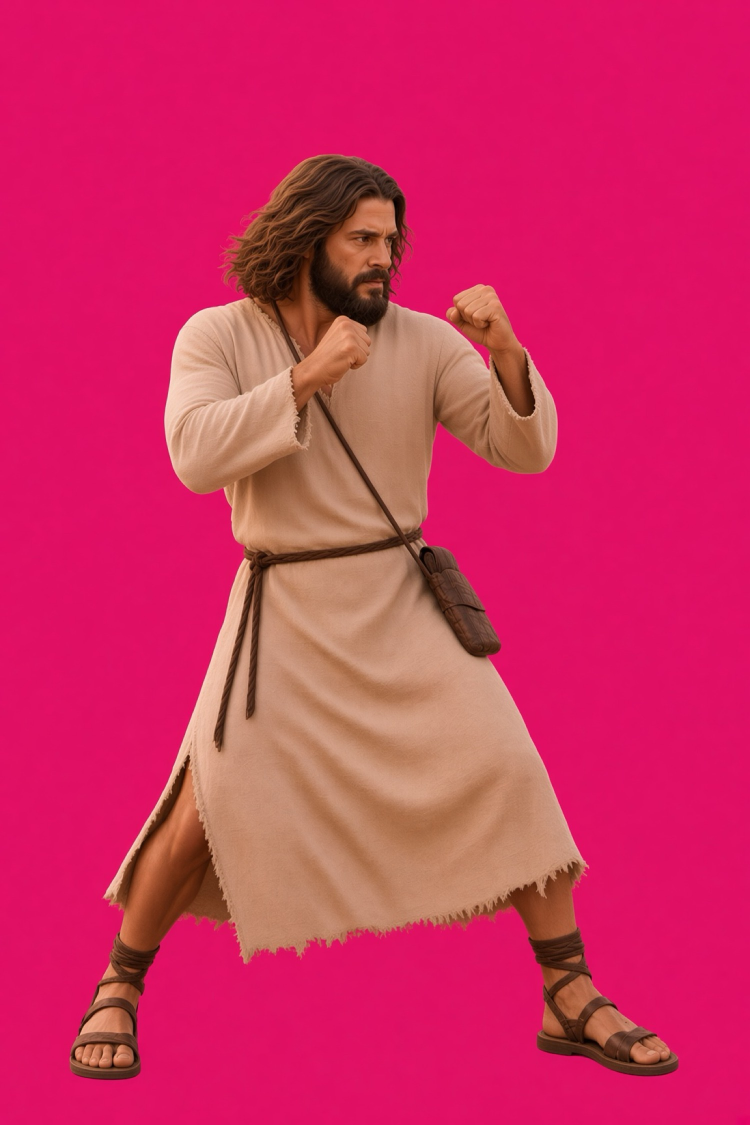
#> input picture attachments/IMG_4488.jpg, 1500 x 2250 px (shown at 1/2 size)
$ python process_fighter_sprite.py ../attachments/IMG_4488.jpg out.png 5
#> lines starting #> are read from the running program, lines starting #| are printed output that depends on the picture; after the words box and inside, x2 and y2 are one past the last pixel; in counts of white or black regions, pixels touching at a corner belong together
#> in main, raw is the input picture: PIL image 1500x2250 RGB; mean R, G, B 208.4, 45.1, 96.3
#!/usr/bin/env python3
"""Chroma-key a magenta JPEG and place feet on the 520x780 fighter canvas."""
from __future__ import annotations

import sys
from pathlib import Path

import numpy as np
from PIL import Image

CANVAS_W, CANVAS_H = 520, 780
FOOT_Y = 749
TARGET_H = 640
MAX_H = 732
KEY = np.array([230.0, 33.0, 165.0])


def chroma(im: Image.Image) -> np.ndarray:
    rgb = np.array(im.convert("RGB"), dtype=np.float32)
    r, g, b = rgb[:, :, 0], rgb[:, :, 1], rgb[:, :, 2]
    dist = np.linalg.norm(rgb - KEY, axis=2)
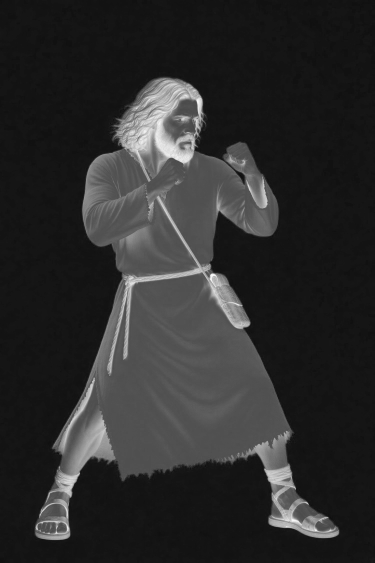
#> dist: shape (2250, 1500) float64 (shown at 1/4 size); min 49.25, max 284.5, mean 90.6; drawn with min black and max white
    hot = (r > 165) & (g < 120) & (b > 100) & (r > g + 40)
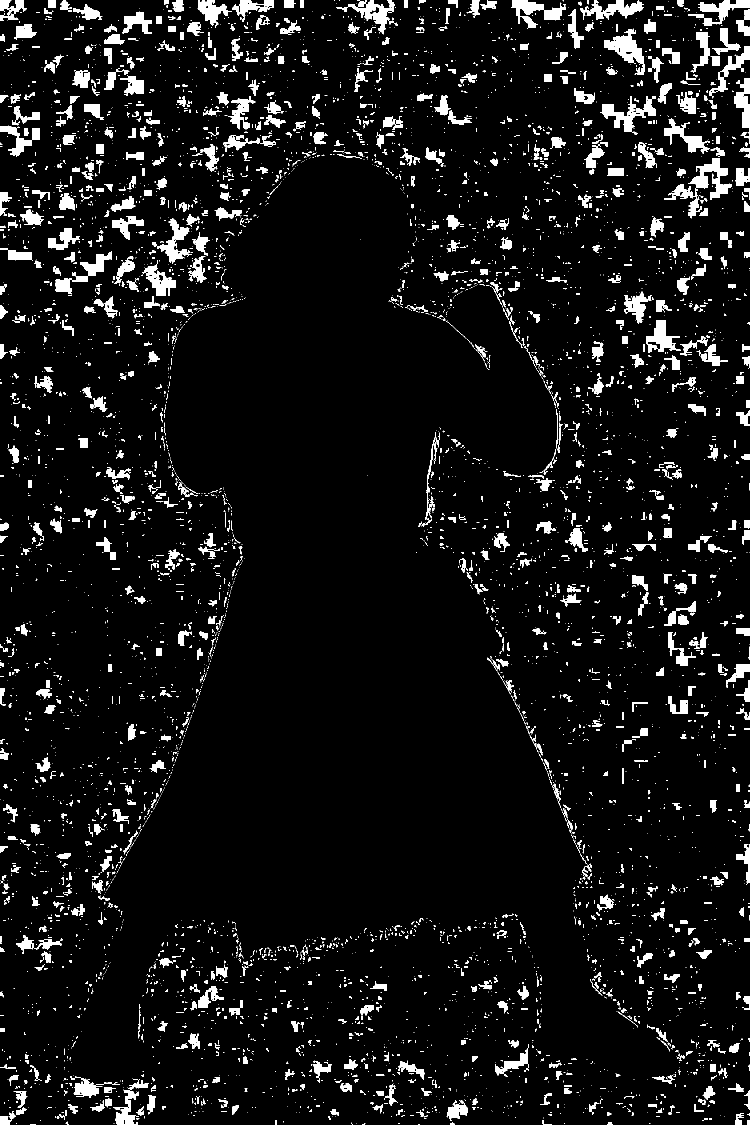
#> hot: shape (2250, 1500) bool (shown at 1/2 size); 7.2% white; 5991 white regions (4567 under 20 px), largest, box (x1, y1, x2, y2) and area: (1328, 316, 1464, 437) 4293, (1208, 57, 1290, 150) 2990, (1200, 192, 1312, 270) 2915
    ff = (r > 210) & (g < 50) & (b > 200)
#> ff: shape (2250, 1500) bool; every value is 0
    mag = dist < 72
#> mag: shape (2250, 1500) bool; 69.5% white; 579 black regions (552 under 20 px), largest, box (x1, y1, x2, y2) and area: (135, 303, 1360, 2164) 1025795, (1478, 2232, 1500, 2250) 163, (1146, 2119, 1170, 2128) 87
    a = np.where(mag | hot | ff, 0, 255).astype(np.uint8)
#> a: shape (2250, 1500); 30.4% white; 589 white regions (558 under 20 px), largest, box (x1, y1, x2, y2) and area: (135, 303, 1360, 2164) 1022532, (1478, 2232, 1500, 2250) 163, (856, 892, 868, 976) 149
    spill = (r > 155) & (g < 95) & (b > 95) & ((r - g) > 55)
#> spill: shape (2250, 1500) bool; 69.6% white; 436 black regions (402 under 20 px), largest, box (x1, y1, x2, y2) and area: (135, 303, 1360, 2163) 1024443, (467, 1890, 474, 1909) 59, (536, 362, 544, 372) 43
    a[spill] = 0
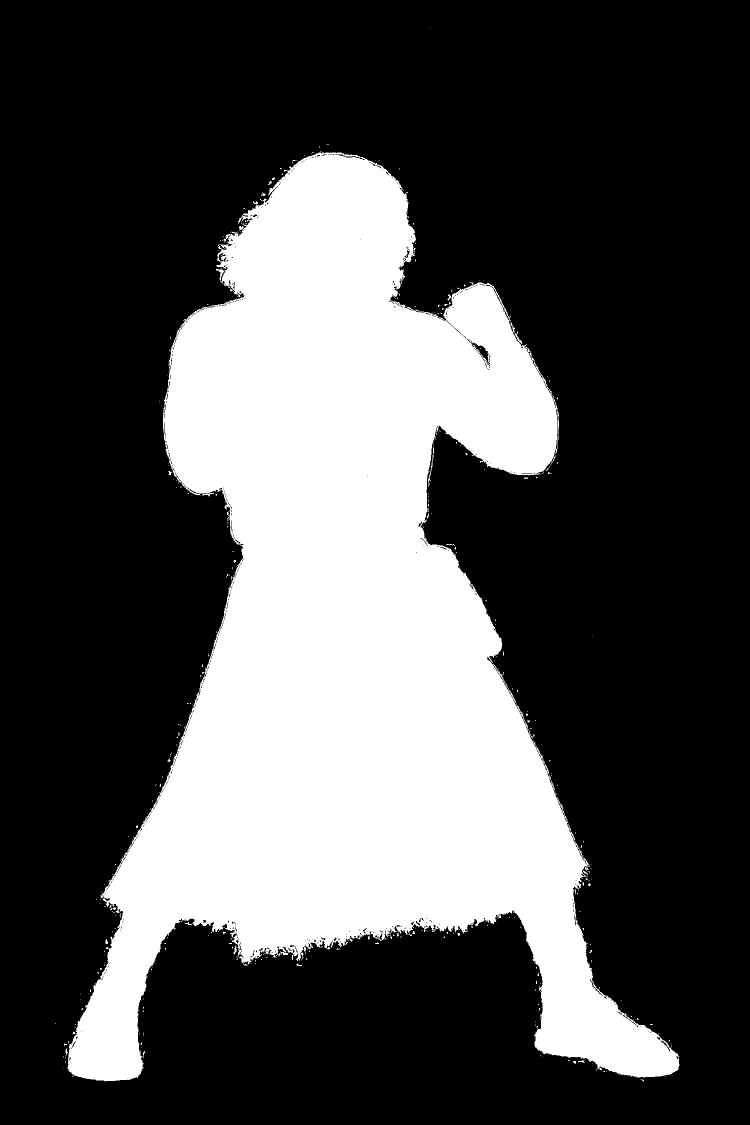
#> a: shape (2250, 1500) (shown at 1/2 size); 30.3% white; 472 white regions (441 under 20 px), largest, box (x1, y1, x2, y2) and area: (135, 303, 1360, 2163) 1020784, (856, 892, 868, 974) 141, (404, 986, 428, 993) 63
    # 1px contract to kill JPEG fringe
    padded = np.pad(a, 1, mode="edge")
#> padded: shape (2252, 1502); 30.3% white; 472 white regions (441 under 20 px), largest, box (x1, y1, x2, y2) and area: (136, 304, 1361, 2164) 1020784, (857, 893, 869, 975) 141, (405, 987, 429, 994) 63
    eroded = np.minimum.reduce([
        padded[1:-1, 1:-1],
        padded[:-2, 1:-1],
        padded[2:, 1:-1],
        padded[1:-1, :-2],
        padded[1:-1, 2:],
    ])
#> eroded: shape (2250, 1500); 29.8% white; 358 white regions (349 under 20 px), largest, box (x1, y1, x2, y2) and area: (136, 306, 1358, 2162) 1003074, (439, 540, 448, 552) 42, (449, 991, 460, 1013) 39
    a = np.minimum(a, eroded)
    out = np.dstack([rgb.astype(np.uint8), a])
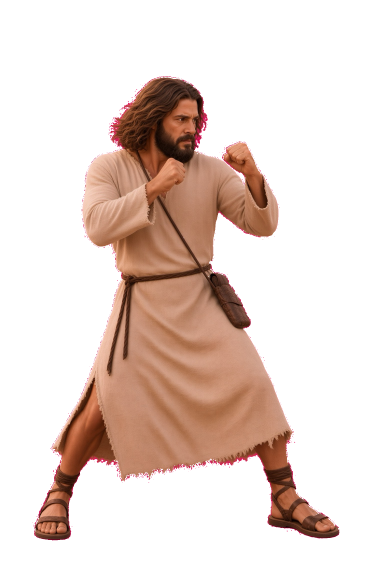
#> out: shape (2250, 1500, 4) (shown at 1/4 size); mean R, G, B, A 208.4, 45.1, 96.3, 75.9; transparent parts drawn white
    return out


def bbox(arr: np.ndarray, thr: int = 12):
    ys, xs = np.where(arr[:, :, 3] > thr)
    if len(xs) == 0:
        raise SystemExit("no opaque pixels")
    return int(xs.min()), int(ys.min()), int(xs.max()), int(ys.max())


def place(arr: np.ndarray, target_h: int) -> Image.Image:
#> called with target_h = 5
    x0, y0, x1, y1 = bbox(arr)
#> x0 = 129; y0 = 306; x1 = 1357; y1 = 2161
    crop = arr[y0 : y1 + 1, x0 : x1 + 1]
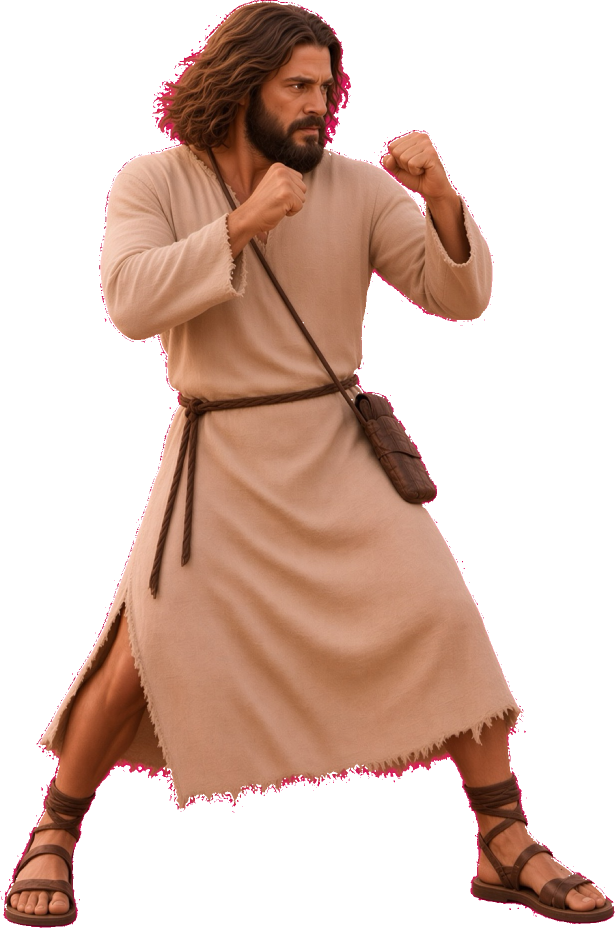
#> crop: shape (1856, 1229, 4) (shown at 1/2 size); mean R, G, B, A 200.5, 59.2, 94.7, 112.3; transparent parts drawn white
    h = crop.shape[0]
    scale = target_h / h
    if h * scale > MAX_H:
        scale = MAX_H / h
    nh = max(1, int(round(h * scale)))
    nw = max(1, int(round(crop.shape[1] * scale)))
    im = Image.fromarray(crop, "RGBA").resize((nw, nh), Image.Resampling.LANCZOS)
    pad = 28
    canvas_w = max(CANVAS_W, nw + pad * 2)
    canvas = Image.new("RGBA", (canvas_w, CANVAS_H), (0, 0, 0, 0))
#> canvas: PIL image 520x780 RGBA; every value is 0
    px = np.array(im)
    ys, xs = np.where(px[:, :, 3] > 12)
#> ys = [0, 0, 0, 1, 1, 1, 2, 2, 2, 3, 3, 3, 4, 4, 4]; xs = [0, 1, 2, 0, 1, 2, 0, 1, 2, 0, 1, 2, 0, 1, 2]
    foot_local = int(ys.max())
#> foot_local = 4
    cx = (int(xs.min()) + int(xs.max())) / 2
#> cx = 1
    dx = int(round(canvas_w / 2 - cx))
#> dx = 259
    dx = max(0, min(dx, canvas_w - nw))
    dy = FOOT_Y - foot_local
#> dy = 745
    canvas.alpha_composite(im, (dx, dy))
    return canvas


def main():
    src = Path(sys.argv[1])
    dst = Path(sys.argv[2])
    target_h = int(sys.argv[3]) if len(sys.argv) > 3 else TARGET_H
    raw = Image.open(src)
    arr = chroma(raw)
    out = place(arr, target_h)
    dst.parent.mkdir(parents=True, exist_ok=True)
    out.save(dst)
    a = np.array(out)
    ys, xs = np.where(a[:, :, 3] > 12)
#> ys = [745, 745, 745, 746, 746, 746, 747, 747, 747, 748, 748, 748, 749, 749, 749]; xs = [259, 260, 261, 259, 260, 261, 259, 260, 261, 259, 260, 261, 259, 260, 261]
    print(f"{dst.name} opaque={int((a[:,:,3]>12).sum())} bbox=({xs.min()},{ys.min()},{xs.max()},{ys.max()}) h={ys.max()-ys.min()} foot={ys.max()} canvas={out.size}")
#| out.png opaque=15 bbox=(259,745,261,749) h=4 foot=749 canvas=(520, 780)


if __name__ == "__main__":
    main()

$ run again, on attachments/421b0be1-2444-41c8-b203-001f15dfb25b.jpg
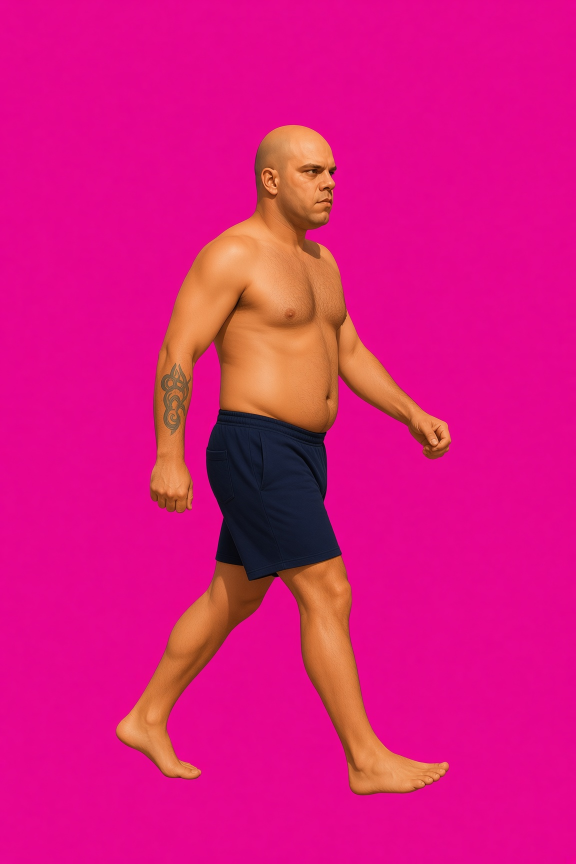
#> input picture attachments/421b0be1-2444-41c8-b203-001f15dfb25b.jpg, 1152 x 1728 px (shown at 1/2 size)
#> in main, raw is the input picture: PIL image 1152x1728 RGB; mean R, G, B 218.8, 20.9, 127.7
#> in chroma, `hot = (r > 165) & (g < 120) & (b > 100) & (r > g + 40)`:
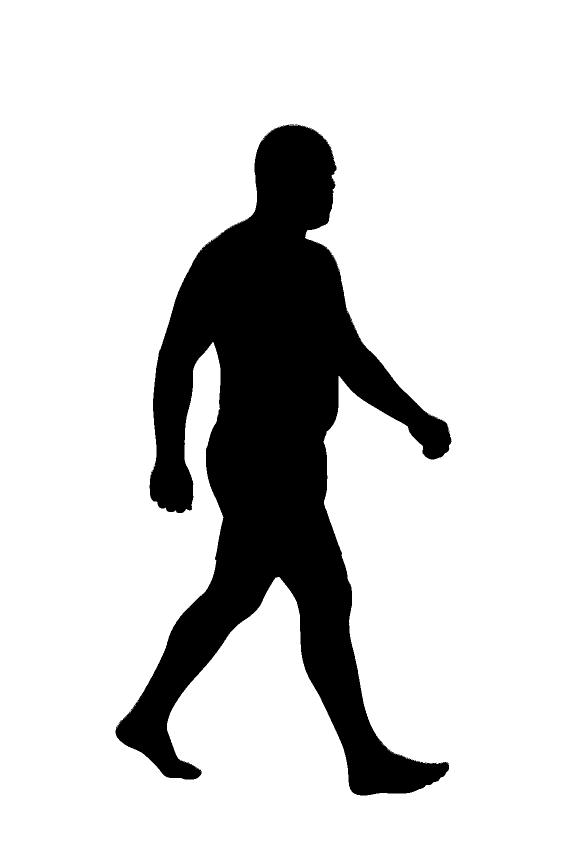
#> hot: shape (1728, 1152) bool (shown at 1/2 size); 82.8% white; 3 black regions (2 under 20 px), largest, box (x1, y1, x2, y2) and area: (231, 249, 903, 1591) 342971
#> ff: shape (1728, 1152) bool; every value is 0
#> mag: shape (1728, 1152) bool; 82.7% white; 1 black region, box (x1, y1, x2, y2) and area: (231, 249, 903, 1591) 343681
#> spill: shape (1728, 1152) bool; 82.8% white; 1 black region, box (x1, y1, x2, y2) and area: (231, 249, 903, 1591) 342515
#> padded: shape (1730, 1154); 17.1% white; 4 white regions (3 under 20 px), largest, box (x1, y1, x2, y2) and area: (232, 251, 904, 1592) 342224
#> eroded: shape (1728, 1152); 16.9% white; 1 white region, box (x1, y1, x2, y2) and area: (232, 251, 902, 1590) 336578
#> x0 = 232; y0 = 251; x1 = 901; y1 = 1589
#> in place, `crop = arr[y0 : y1 + 1, x0 : x1 + 1]`:
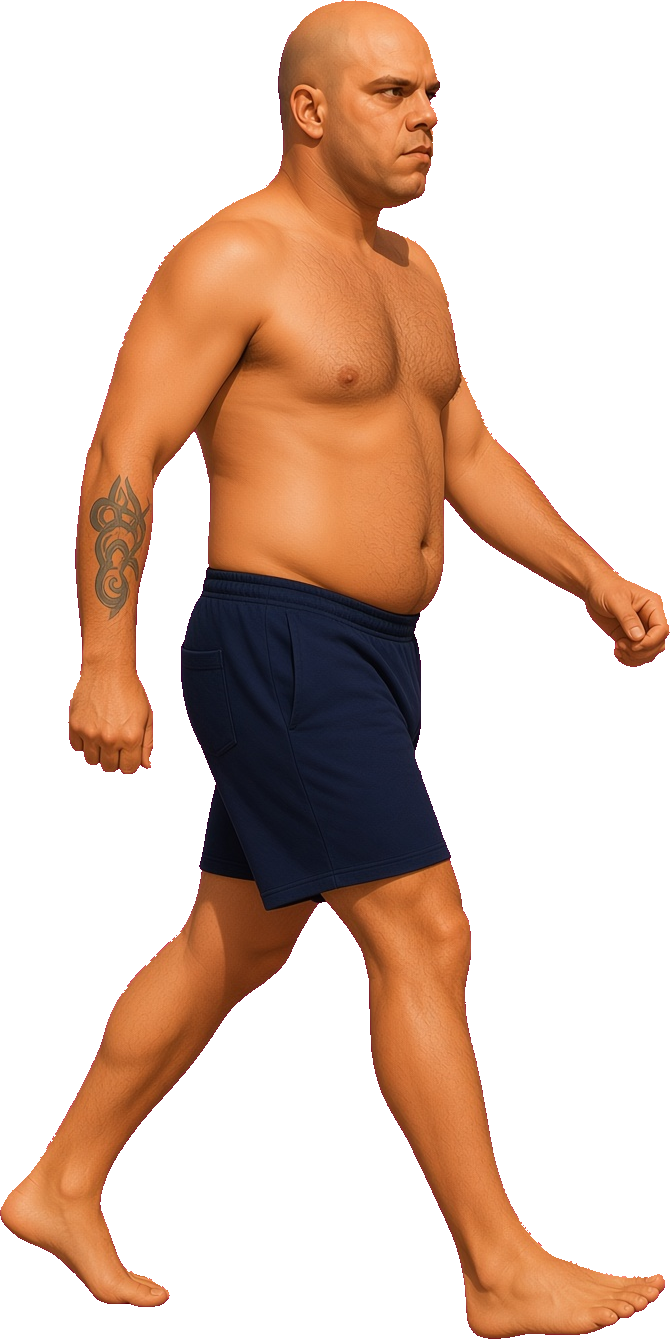
#> crop: shape (1339, 670, 4); mean R, G, B, A 204.8, 40.3, 110.7, 95.7; transparent parts drawn white
#> in place, `ys, xs = np.where(px[:, :, 3] > 12)`: ys = [0, 0, 1, 1, 1, 2, 2, 2, 3, 3, 3, 4, 4, 4]; xs = [0, 1, 0, 1, 2, 0, 1, 2, 0, 1, 2, 0, 1, 2]
#> foot_local = 4
#> cx = 1
#> dx = 259
#> dy = 745
#> in main, `ys, xs = np.where(a[:, :, 3] > 12)`: ys = [745, 745, 746, 746, 746, 747, 747, 747, 748, 748, 748, 749, 749, 749]; xs = [259, 260, 259, 260, 261, 259, 260, 261, 259, 260, 261, 259, 260, 261]
#| out.png opaque=14 bbox=(259,745,261,749) h=4 foot=749 canvas=(520, 780)

$ run again, on attachments/8b00d1ef-5e15-4927-8b40-87f270b2a78c.jpg
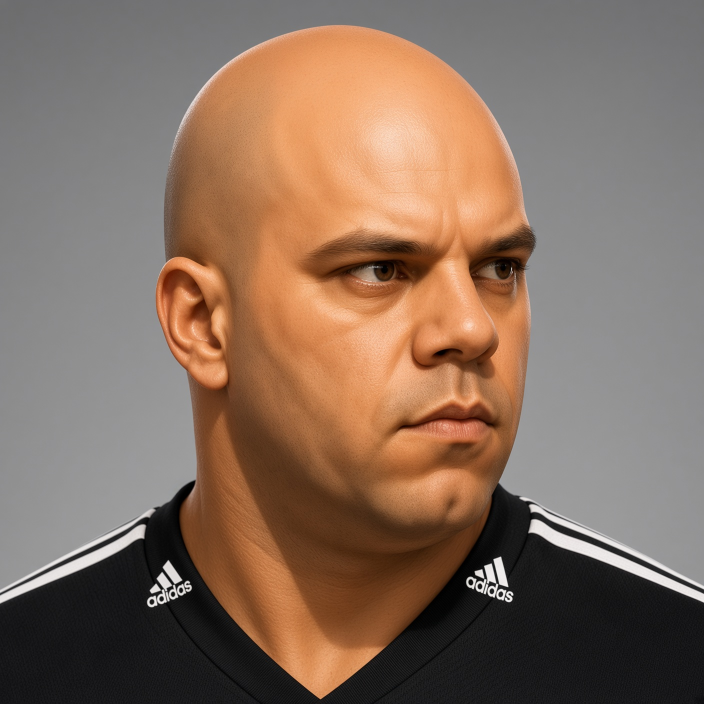
#> input picture attachments/8b00d1ef-5e15-4927-8b40-87f270b2a78c.jpg, 1408 x 1408 px (shown at 1/2 size)
#> in main, raw is the input picture: PIL image 1408x1408 RGB; mean R, G, B 134.3, 110.5, 94.7
#> in chroma, `r, g, b = rgb[:, :, 0], rgb[:, :, 1], rgb[:, :, 2]`:
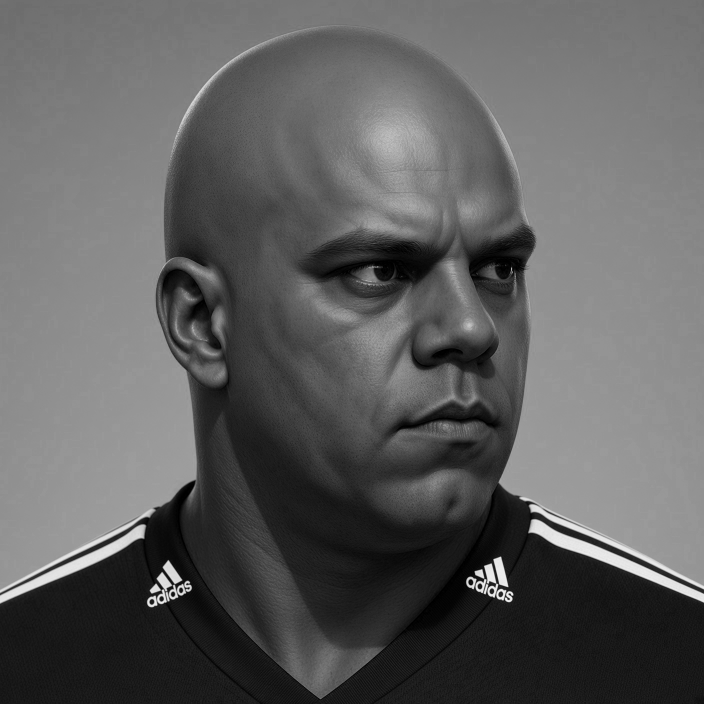
#> b: shape (1408, 1408) float32 (shown at 1/2 size); min 0, max 248, mean 94.7
#> in chroma, `dist = np.linalg.norm(rgb - KEY, axis=2)`:
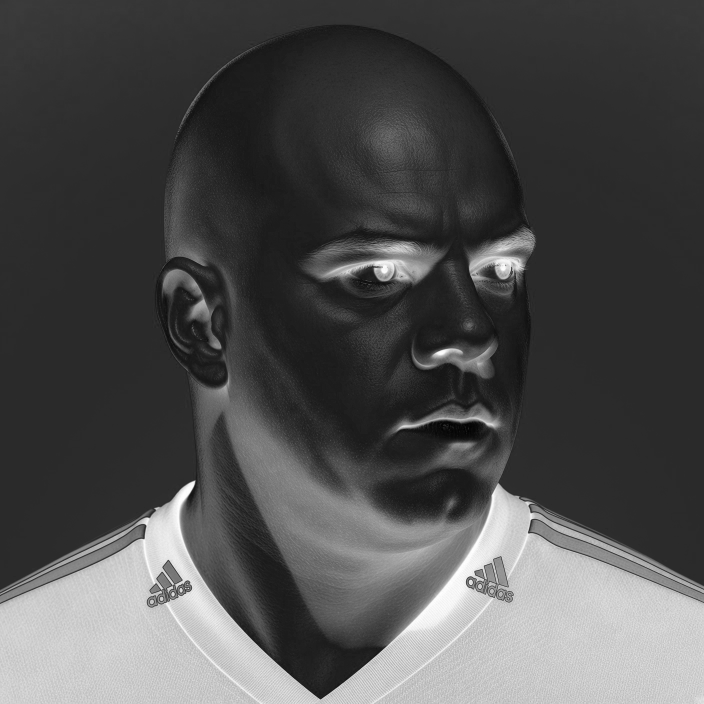
#> dist: shape (1408, 1408) float64 (shown at 1/2 size); min 113.2, max 285, mean 166.2; drawn with min black and max white
#> hot: shape (1408, 1408) bool; every value is 0
#> a: shape (1408, 1408); every value is 255
#> padded: shape (1410, 1410); every value is 255
#> x0 = 0; x1 = 1407
#> in place, `ys, xs = np.where(px[:, :, 3] > 12)`: ys = 25 values from 0 to 4; xs = 25 values, max 4 at index 4, min 0 at index 0, mean 2
#> foot_local = 4
#> cx = 2
#> dx = 258
#> dy = 745
#> in main, `ys, xs = np.where(a[:, :, 3] > 12)`: ys = 25 values from 745 to 749; xs = 25 values, max 262 at index 4, min 258 at index 0, mean 260
#| out.png opaque=25 bbox=(258,745,262,749) h=4 foot=749 canvas=(520, 780)
